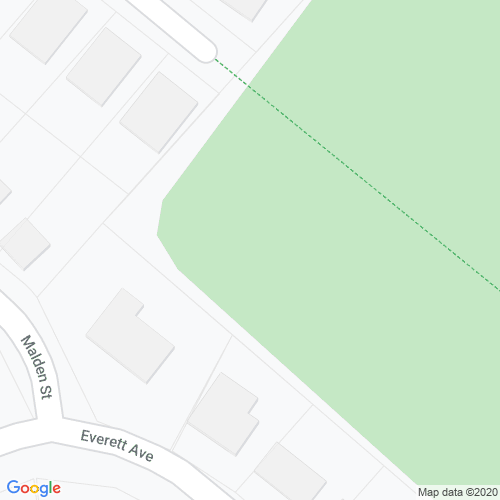

Reproduce this figure in Python.
"""
mapIt.py
Map a selected Location

Whitney Hill Park
Type:  park
Location:  Massachusetts, New England, United States, North America
Latitude:  42 22' 21.4" (42.3726) north
Longitude:  71 11' 5.2" (71.1848) west
Elevation:  154 feet (47 meters)


"""
import argparse
from GoogleMap import GoogleMap
###from wx import Height

file = "mapIt.png"
latitude=42.3726
longitude=-71.1848
latitude += .0015
longitude += -.0010
width=1500                      # meters
height=500
iwidth=500
iheight=iwidth
maptype='satellite'
maptype='hybrid'
maptype='road'
scale=1
zoom=None
markCenter=False
useCenter=False

parser = argparse.ArgumentParser()
parser.add_argument('--file', dest='file', default=file)
parser.add_argument('--latitude=', type=float, dest='latitude', default=latitude)
parser.add_argument('--longitude=', type=float, dest='longitude', default=longitude)
parser.add_argument('--width=', type=float, dest='width', default=width)
parser.add_argument('--height=', type=float, dest='height', default=height)
parser.add_argument('--iwidth=', type=int, dest='iwidth', default=iwidth)
parser.add_argument('--iheight=', type=int, dest='iheight', default=iheight)
parser.add_argument('--maptype=', dest='maptype', default=maptype)
parser.add_argument('--markcenter=', action='store_true', dest='markCenter', default=markCenter)
parser.add_argument('--scale=', type=int, dest='scale', default=scale)
parser.add_argument('--zoom=', type=int, dest='zoom', default=zoom)
parser.add_argument('--usecenter=', action='store_true', dest='useCenter', default=useCenter)


args = parser.parse_args()             # or die "Illegal options"
file = args.file
latitude = args.latitude
longitutde = args.longitude
width = args.width
height = args.height
iwidth = args.iwidth
iheight = args.iheight
maptype = args.maptype
markCenter = args.markCenter
useCenter = args.useCenter
scale = args.scale
zoom = args.zoom

gm = GoogleMap(file=file,
               latitude=latitude,
               longitude=longitude,
               maptype=maptype,
               width=width,
               height=height,
               iwidth=iwidth,
               iheight=iheight,
               scale=scale,
               markCenter=markCenter)
gm.show()
gm.save(file)
print("End of Test")
